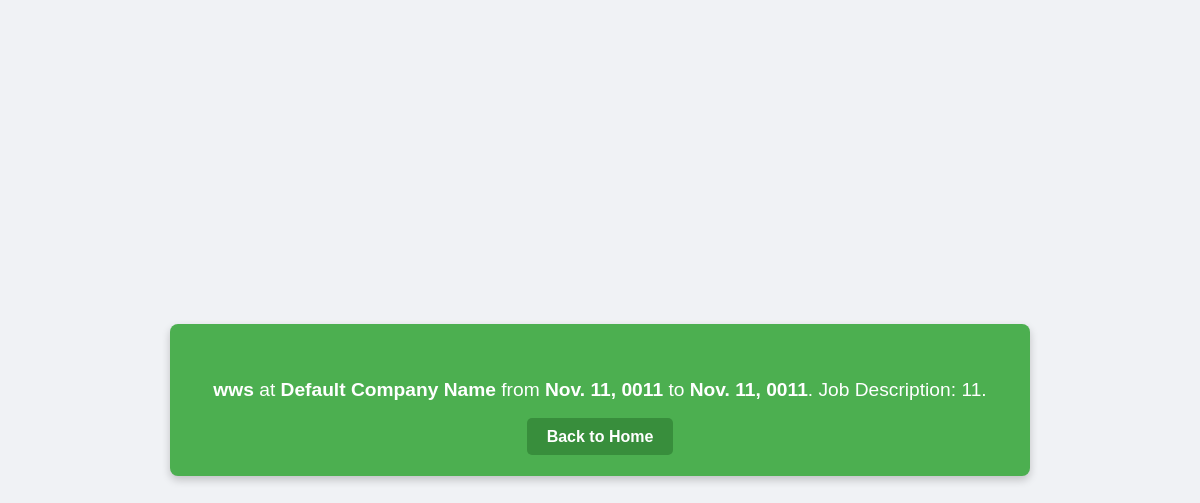
Screenshot of /experience/2/ with the database file from the repository.
### Portfolio_app/models.py (models this page shows)
class Experience(models.Model):
    user = models.ForeignKey(User, on_delete=models.CASCADE)
    company_name = models.CharField(max_length=255, default="Default Company Name")
    role = models.CharField(max_length=255)
    start_date = models.DateField(default=now)
    end_date = models.DateField(default=now)
    description = models.TextField()
    def __str__(self):
        return self.company_name

### Portfolio_app/views.py (the view)
# urls.py: path('experience/<int:pk>/', views.experience_details, name='experience_details'),
def experience_details(request, pk):
    experience = get_object_or_404(Experience, pk=pk)
    print(experience)
    return render(request, 'experience_details.html', {'experience': experience})

### Portfolio_app/Templates/experience_details.html (shortened to what this page needs)
<!DOCTYPE html>
<html lang="en">
<head>
</head>
<body>
    <div class="container">
        <div class="experience-detail">
            <p>
                <strong>{{ experience.role }}</strong> at <strong>{{ experience.company_name }}</strong> from <strong>{{ experience.start_date }}</strong> to <strong>{{ experience.end_date }}</strong>.
                Job Description: {{ experience.description }}.
            </p>
        </div>
        <div class="back-link">
            <a href="{% url 'home' %}">Back to Home</a>
        </div>
    </div>
</body>
</html>

### Portfolio_app/Templates/experience_details.html (style rules this page uses)
body { font-family: Arial, sans-serif; background-color: #f0f2f5; margin: 0; padding: 0; display: flex; justify-content: center; align-items: center; height: 100vh; }
.container { width: 100%; max-width: 800px; margin: 40px auto; padding: 30px; background-color: #4CAF50; color: white; border-radius: 8px; box-shadow: 0 4px 8px rgba(0, 0, 0, 0.2); text-align: center; }
.experience-detail { font-size: 1.2em; line-height: 1.8; }
.back-link { margin-top: 20px; }
.back-link a { text-decoration: none; color: #fff; font-weight: bold; padding: 10px 20px; background-color: #388E3C; border-radius: 5px; transition: background-color 0.3s ease; }

### rows the page displays
Experience: role "wws", company_name "Default Company Name", start_date "Nov. 11, 0011", end_date "Nov. 11, 0011", description "11"
